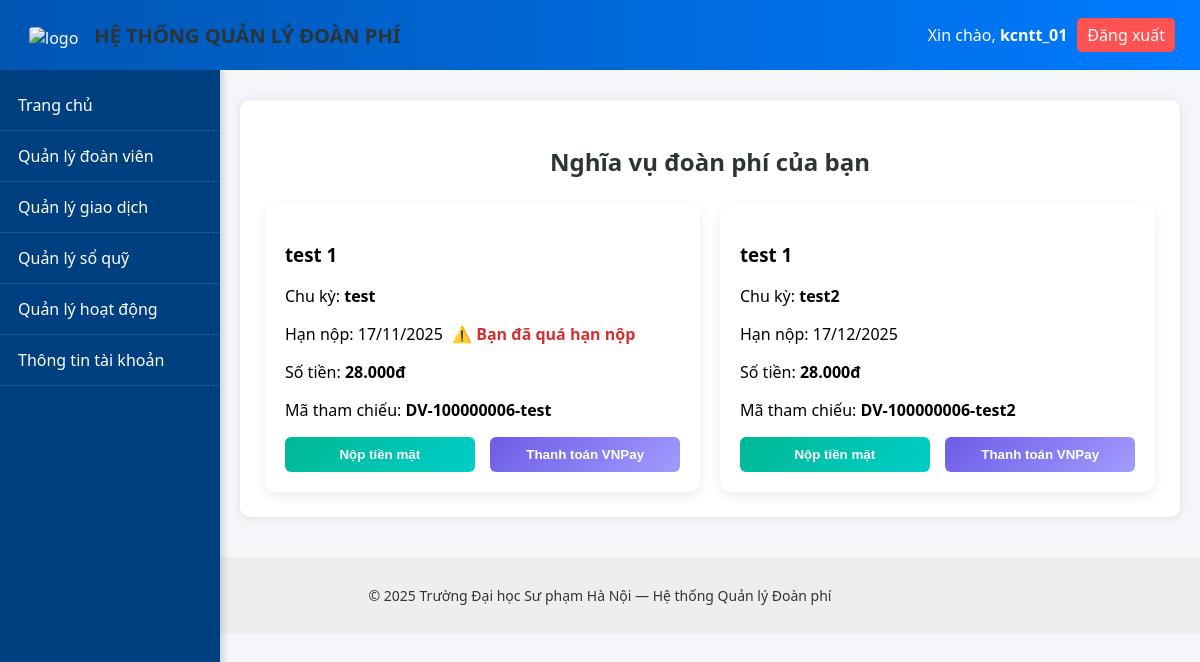
The page /pages/pay_fee.php (signed in) on the database as committed earlier.
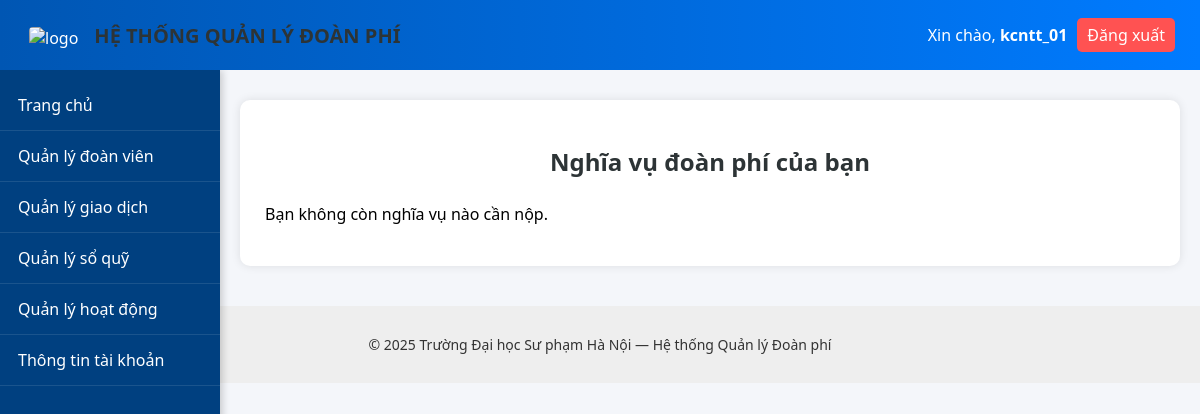
The same page on the database as committed later.
### tables this page shows
CREATE TABLE `fee_obligation` (
  `id` int(11) NOT NULL,
  `user_id` int(11) NOT NULL,
  `policy_id` int(11) NOT NULL,
  `period_label` varchar(50) NOT NULL,
  `amount` decimal(10,2) NOT NULL,
  `due_date` date NOT NULL,
  `status` enum('Chưa nộp','Đã nộp','Quá hạn') DEFAULT 'Chưa nộp',
  `reference_code` varchar(100) DEFAULT NULL,
  `created_at` datetime DEFAULT current_timestamp(),
  `updated_at` datetime DEFAULT current_timestamp() ON UPDATE current_timestamp()
);

CREATE TABLE `fee_policy` (
  `id` int(11) NOT NULL,
  `policy_name` varchar(255) NOT NULL,
  `cycle` varchar(50) NOT NULL,
  `due_date` date DEFAULT NULL,
  `standard_amount` decimal(10,2) NOT NULL,
  `status` enum('Draft','Active','Inactive') DEFAULT 'Draft',
  `created_by` int(11) DEFAULT NULL,
  `created_at` datetime DEFAULT current_timestamp(),
  `updated_at` datetime DEFAULT current_timestamp() ON UPDATE current_timestamp()
);

### pages/pay_fee.php (the view, shortened to what this page needs)
<?php
include("../includes/header.php");
include("../includes/navbar.php");
include("../config/db.php");
$user = $_SESSION['user'];
$user_id = $user['userId'];
$sql = "
  SELECT o.id, o.period_label, o.amount, o.status, o.due_date, o.reference_code, p.policy_name
  FROM fee_obligation o
  JOIN fee_policy p ON o.policy_id = p.id
  WHERE o.user_id = $user_id AND o.status = 'Chưa nộp'
  ORDER BY o.due_date ASC
";
$obligations = $conn->query($sql);
?>
<div class="container">
  <h2>Nghĩa vụ đoàn phí của bạn</h2>
  <?php if ($obligations->num_rows > 0): ?>
    <div class="obligation-list">
      <?php while ($o = $obligations->fetch_assoc()):
        $isOverdue = strtotime($o['due_date']) < strtotime(date('Y-m-d'));
      ?>
        <div class="obligation-card">
          <h3><?= htmlspecialchars($o['policy_name']) ?></h3>
          <p>Chu kỳ: <strong><?= $o['period_label'] ?></strong></p>
          <p>
            Hạn nộp: <?= date("d/m/Y", strtotime($o['due_date'])) ?>
            <?php if ($isOverdue): ?>
              <span class="overdue">⚠️ Bạn đã quá hạn nộp</span>
            <?php endif; ?>
          </p>
          <p>Số tiền: <strong><?= number_format($o['amount'], 0, ',', '.') ?>đ</strong></p>
          <p>Mã tham chiếu: <strong><?= htmlspecialchars($o['reference_code']) ?></strong></p>
          <form method="POST" class="payment-form">
            <div class="payment-buttons">
              <button type="submit" name="method" value="Cash" class="btn-cash">Nộp tiền mặt</button>
              <button type="submit" name="method" value="VNPAY" class="btn-qr">Thanh toán VNPay</button>
            </div>
          </form>
        </div>
      <?php endwhile; ?>
    </div>
  <?php else: ?>
    <p>Bạn không còn nghĩa vụ nào cần nộp.</p>
  <?php endif; ?>
</div>
<?php include("../includes/footer.php"); ?>

Rows that differ between the two databases and show on the page:
no longer on this page (row edited): fee_obligation: policy.policy_name "test 1", period_label "test", due_date "17/11/2025", shows "⚠️ Bạn đã quá hạn nộp", amount "28.000", reference_code "DV-100000006-test"
no longer on this page (row edited): fee_obligation: policy.policy_name "test 1", period_label "test2", due_date "17/12/2025", amount "28.000", reference_code "DV-100000006-test2"
Other text that changed with them:
text now shown: "Bạn không còn nghĩa vụ nào cần nộp."
